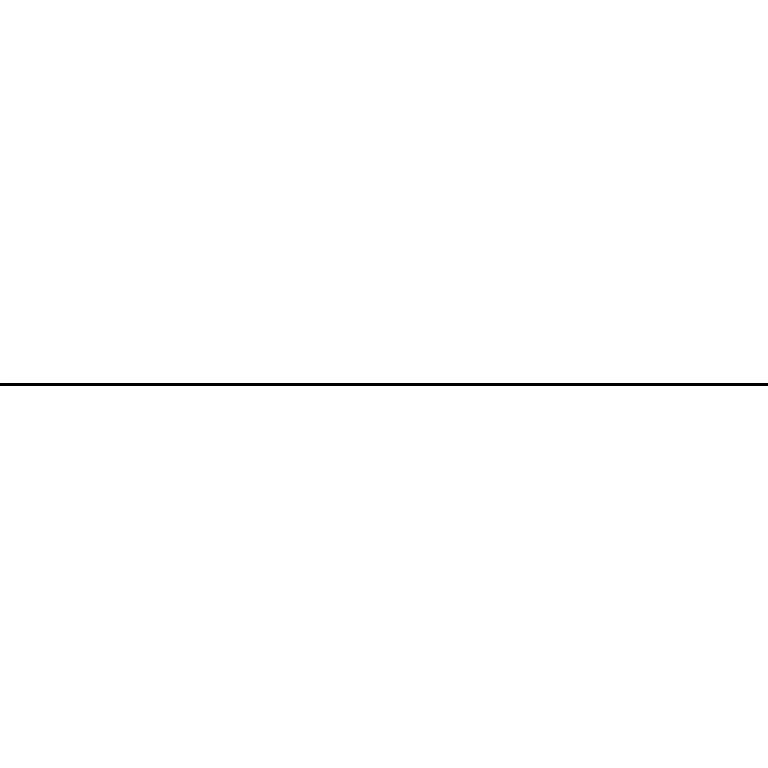
Frame 1 (no input)
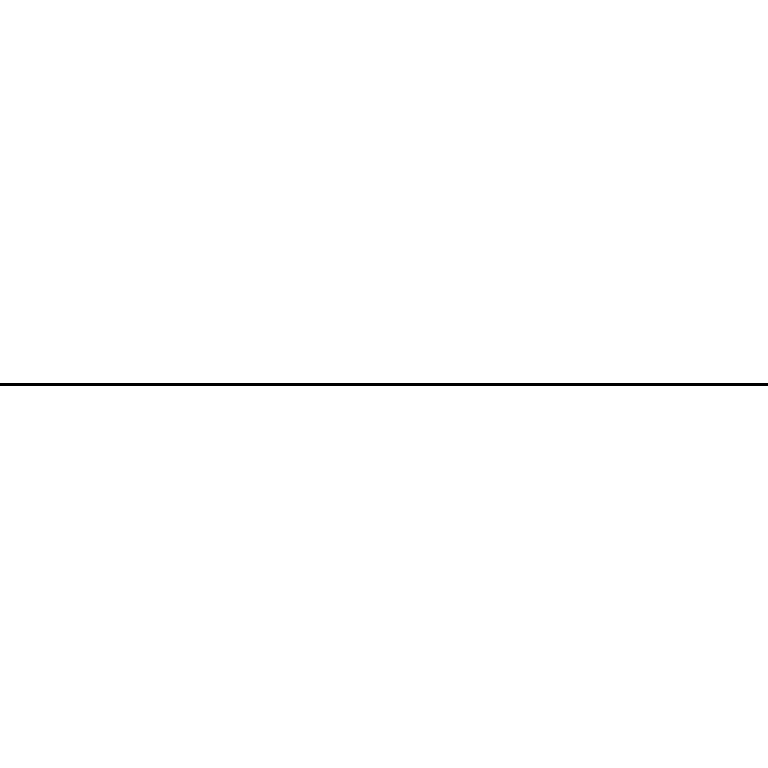
Frame 60 (the mouse pressed at the canvas centre just before this capture)
Frame 120 (the mouse held since frame 60 and released just before this capture): identical to frame 60, image omitted

The Processing sketch that drew these frames (run headless with seeded random() and noise(); from frame 60 on, the mouse is pressed at the canvas centre):

// Processing sketch: image_input
// ── image_input.pde
void setup() {
  size(768, 768); // Set the size of the canvas to match the image
  background(255); // Set the background color to white
}

void draw() {
  stroke(0); // Set the line color to black
  strokeWeight(3); // Set the line thickness if needed
  line(0, height/2, width, height/2); // Draw a horizontal line in the middle of the canvas
  save("line.jpg");
}
